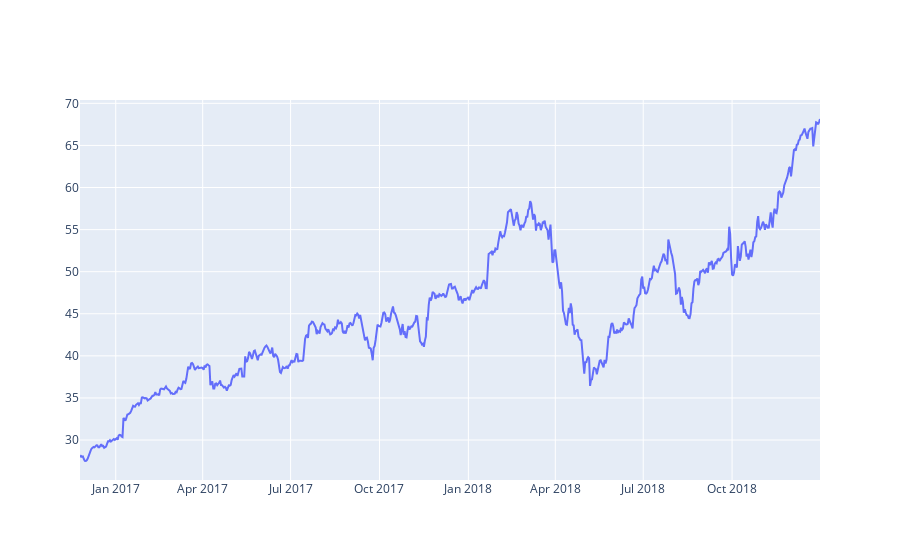

Notebook code for this chart:
### Code cell
# A simple scatter with date and stock high
plt = go.Figure([go.Scatter(x=df['Date'], y=df['High'])])
plt.show()

### Figure 1 — Plotly figure (JSON) as saved in the notebook; plotly's stock layout.template omitted (floating-point values rounded to 4 significant figures; data arrays with more than 128 entries replaced by an {"elided": "..."} marker saying what was removed)
{"data": [{"type": "scatter", "x": {"elided": "767 str values"}, "y": {"elided": "767 float values"}}], "layout": {}}
